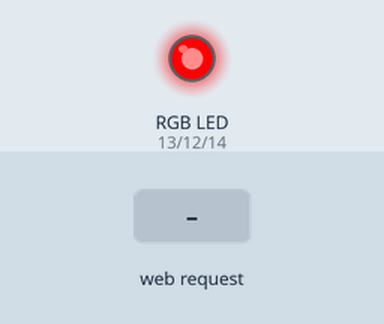
The sketch below on a simulated ESP8266 (NodeMCU). Shown: an RGB LED mixed from three pins (HIGH = lit). Inputs (shaded band) come from the test bench. WiFi joins after 1.5 s; servers stay silent unless stated; random numbers use the default seed unless the sketch sets one; what the sketch prints to the serial monitor is not drawn.

Above: at 0.9 s.
At 9.8 s:
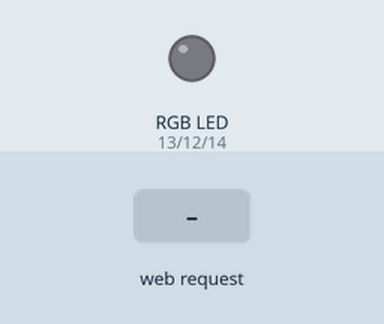
9.9 s: HTTP request GET /?L= received
Timing chart, 0 to 12.9 s (numbered marks = the images above; inputs shaded):
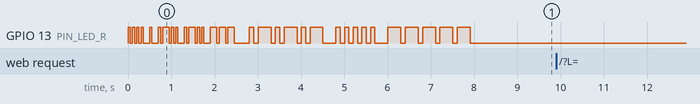

Measured:
- after the input at 9.9 s, every drawn part: stays the same

The sketch:

example16f_led.ino
```cpp
// (licence header left out)
#include <ESP8266WiFi.h>                    // Wi-Fi機能を利用するために必要
extern "C" {
#include "user_interface.h"                 // ESP8266用の拡張IFライブラリ
}
#define PIN_LED_R 13                        // IO 13(5番ピン)にLEDを接続する
#define PIN_LED_G 12                        // IO 12(4番ピン)にLEDを接続する
#define PIN_LED_B 14                        // IO 14(3番ピン)にLEDを接続する
#define TIMEOUT 20000                       // タイムアウト 20秒
#define SSID "1234ABCD"                     // 無線LANアクセスポイントのSSID
#define PASS "password"                     // パスワード
WiFiServer server(80);                      // Wi-Fiサーバ(ポート80=HTTP)定義
int ledR=0;                                 // 現在のLEDの輝度(0は消灯)
int ledG=0;                                 // 現在のLEDの輝度(0は消灯)
int ledB=0;                                 // 現在のLEDの輝度(0は消灯)
int target=0;                               // LED設定値(0は消灯)

void setup(){                               // 起動時に一度だけ実行する関数
    pinMode(PIN_LED_R,OUTPUT);              // LED_Rを接続したポートを出力に
    pinMode(PIN_LED_G,OUTPUT);              // LED_Gを接続したポートを出力に
    pinMode(PIN_LED_B,OUTPUT);              // LED_Bを接続したポートを出力に
    Serial.begin(9600);                     // 動作確認のためのシリアル出力開始
    Serial.println("Example 16 LED HTTP");  // 「Example 16」をシリアル出力表示
    wifi_set_sleep_type(LIGHT_SLEEP_T);     // 省電力モードに設定する
    WiFi.mode(WIFI_STA);                    // 無線LANをSTAモードに設定
    WiFi.begin(SSID,PASS);                  // 無線LANアクセスポイントへ接続
    morse(PIN_LED_R,50,"HELLO");            // 「HELLO」をモールス信号出力
    while(WiFi.status() != WL_CONNECTED){   // 接続に成功するまで待つ
        Serial.print('.');                  // 進捗表示
        digitalWrite(PIN_LED_G,!digitalRead(PIN_LED_G));    // LEDの点滅
        delay(500);                         // 待ち時間処理
    }
    server.begin();                         // サーバを起動する
    Serial.println("\nStarted");            // 起動したことをシリアル出力表示
    Serial.println(WiFi.localIP());         // 本機のIPアドレスをシリアル出力
    morseIp0(PIN_LED_R,100,WiFi.localIP()); // IPアドレス終値をモールス信号出力
}

void loop(){                                // 繰り返し実行する関数
    WiFiClient client;                      // Wi-Fiクライアントの定義
    char c;                                 // 文字変数を定義
    char s[65];                             // 文字列変数を定義 65バイト64文字
    int len=0;                              // 文字列の長さカウント用の変数
    int t=0;                                // 待ち受け時間のカウント用の変数
    int postF=0;                            // POSTフラグ(0:未 1:POST 2:BODY)
    int postL=64;                           // POSTデータ長
    int pin=-1;

    client = server.available();            // 接続されたクライアントを生成
    if(client==0){
        if(target>1 && target<=10){         // 1よりも大きく10以下のとき
            ledR=ledCtrl(PIN_LED_R,ledR,23+random(0,target*100),20);
            ledG=ledCtrl(PIN_LED_G,ledG,23+random(0,target*100),20);
            ledB=ledCtrl(PIN_LED_B,ledB,23+random(0,target*100),20);
        }                                   // LEDの輝度を乱数値23～1023に設定
        return;                             // 非接続の時にloop()の先頭に戻る
    }
    Serial.println("Connected");            // 接続されたことをシリアル出力表示
    while(client.connected()){              // 当該クライアントの接続状態を確認
        if(client.available()){             // クライアントからのデータを確認
            t=0;                            // 待ち時間変数をリセット
            c=client.read();                // データを文字変数cに代入
            if(c=='\n'){                    // 改行を検出した時
                if(postF==0){               // ヘッダ処理
                    if(len>8 && strncmp(s,"GET /?L=",8)==0){
                        target=atoi(&s[8]); // 変数targetにデータ値を代入
                        pin=0;
                        break;              // 解析処理の終了
                    }else if(len>10 && strncmp(s,"GET /?RGB=",10)==0){
                        target=atoi(&s[10]); // 変数targetにデータ値を代入
                        pin=3;
                        break;              // 解析処理の終了
                    }else if(len>8 && strncmp(s,"GET /?R=",8)==0){
                        target=atoi(&s[8]); // 変数targetにデータ値を代入
                        pin=PIN_LED_R;
                        break;              // 解析処理の終了
                    }else if(len>8 && strncmp(s,"GET /?G=",8)==0){
                        target=atoi(&s[8]); // 変数targetにデータ値を代入
                        pin=PIN_LED_G;
                        break;              // 解析処理の終了
                    }else if(len>8 && strncmp(s,"GET /?B=",8)==0){
                        target=atoi(&s[8]); // 変数targetにデータ値を代入
                        pin=PIN_LED_B;
                        break;              // 解析処理の終了
                    }else if (len>5 && strncmp(s,"GET /",5)==0){
                        break;              // 解析処理の終了
                    }else if(len>6 && strncmp(s,"POST /",6)==0){
                        postF=1;            // POSTのBODY待ち状態へ
                    }
                }else if(postF==1){
                    if(len>16 && strncmp(s,"Content-Length: ",16)==0){
                        postL=atoi(&s[16]); // 変数postLにデータ値を代入
                    }
                }
                if( len==0 ) postF++;       // ヘッダの終了
                len=0;                      // 文字列長を0に
            }else if(c!='\r' && c!='\0'){
                s[len]=c;                   // 文字列変数に文字cを追加
                len++;                      // 変数lenに1を加算
                s[len]='\0';                // 文字列を終端
                if(len>=64) len=63;         // 文字列変数の上限
            }
            if(postF>=2){                   // POSTのBODY処理
                if(postL<=0){               // 受信完了時
                    if(len>2 && strncmp(s,"L=",2)==0){
                        target=atoi(&s[2]); // 変数targetに数字を代入
                        pin=0;
                    }else if(len>4 && strncmp(s,"RGB=",4)==0){
                        target=atoi(&s[4]); // 変数targetにデータ値を代入
                        pin=3;
                    }else if(len>2 && strncmp(s,"R=",2)==0){
                        target=atoi(&s[2]); // 変数targetにデータ値を代入
                        pin=PIN_LED_R;
                    }else if(len>2 && strncmp(s,"G=",2)==0){
                        target=atoi(&s[2]); // 変数targetにデータ値を代入
                        pin=PIN_LED_G;
                    }else if(len>2 && strncmp(s,"B=",2)==0){
                        target=atoi(&s[2]); // 変数targetにデータ値を代入
                        pin=PIN_LED_B;
                    }
                    break;                  // 解析処理の終了
                }
                postL--;                    // 受信済POSTデータ長の減算
            }
        }
        t++;                                // 変数tの値を1だけ増加させる
        if(t>TIMEOUT) break; else delay(1); // TIMEOUTに到達したらwhileを抜ける
    }
    if(client.connected()){                 // 当該クライアントの接続状態を確認
        t=0;
        if(target==0) t=0;
        if(target==1) t=1023;
        if(target<=0 && target>=-10) t=-100*target;
        if(pin==0){
            ledR=ledCtrl(PIN_LED_R,ledR,t,1000);
            ledG=ledCtrl(PIN_LED_G,ledG,t,1000);
            ledB=ledCtrl(PIN_LED_B,ledB,t,1000);
        }else if(pin==3 && target>=0 ){
            ledB=ledCtrl(PIN_LED_B,ledB,(target%10)*100,1000);
            target/=10;
            ledG=ledCtrl(PIN_LED_G,ledG,(target%10)*100,1000);
            target/=10;
            ledR=ledCtrl(PIN_LED_R,ledR,(target%10)*100,1000);
            target=999;
        }else{
            switch(pin){
                case PIN_LED_R:
                    ledR=ledCtrl(PIN_LED_R,ledR,t,1000);
                    break;
                case PIN_LED_G:
                    ledG=ledCtrl(PIN_LED_G,ledG,t,1000);
                    break;
                case PIN_LED_B:
                    ledB=ledCtrl(PIN_LED_B,ledB,t,1000);
                    break;
            }
        }
        html(client,target,ledR,ledG,ledB,WiFi.localIP()); // HTMLコンテンツ出力
    }                                       // 負のときは-100を掛けて出力
//  client.stop();                          // クライアントの切断
    Serial.println("Disconnected");         // シリアル出力表示
}
```

html.ino
```cpp
// (licence header left out)
void html(WiFiClient &client, int target, int R, int G, int B, uint32_t ip){
    char s[65],s_ip[16];

    sprintf(s_ip,"%d.%d.%d.%d",
        ip & 255,
        ip>>8 & 255,
        ip>>16 & 255,
        ip>>24
    );
    client.println("HTTP/1.1 200 OK");              // HTTP OKを応答
    client.println("Content-Type: text/html");      // HTMLコンテンツ
    client.println("Connection: close");            // 応答終了後にセッションを閉じる
    client.println();
    client.println("<html>");
    client.println("<head><title>Wi-Fi コンシェルジェ 照明担当</title>");
    client.println("<meta http-equiv=\"Content-type\" content=\"text/html; charset=UTF-8\">");
    client.println("</head>");
    client.println("<body>");
    client.println("<h3>RGB LED STATUS</h3>");
    if(target==0) sprintf(s,"<p>0 (LED OFF R=%d,G=%d,B=%d)</p>",R/100,G/100,B/100);
    if(target>0)  sprintf(s,"<p>1 (LED ON R=%d,G=%d,B=%d)</p>",R/100,G/100,B/100);
    if(target<0)  sprintf(s,"<p>%d (輝度=%d%% R=%d,G=%d,B=%d)</p>",target,-target*10,R/100,G/100,B/100);
    client.println(s);
    client.println("<hr>");
    client.println("<h3>HTTP GET</h3>");
    client.print("<p>http://");
    client.print(s_ip);
    client.println("/?L=n<br>(白色 n: 0=OFF, 1=ON, 2～10=キャンドル, -1～-10=輝度)</p>");
    sprintf(s,"<form method=\"GET\" action=\"http://%s/\">",s_ip);
    client.println(s);
    client.println("<input type=\"submit\" name=\"L\" value=\"0 (LED OFF)\">");
    client.println("<input type=\"submit\" name=\"L\" value=\"1 (LED ON)\">");
    client.println("<input type=\"submit\" name=\"L\" value=\"10 (キャンドル)\">");
    client.println("<input type=\"submit\" name=\"L\" value=\"-2 (輝度20%)\">");
    client.println("</form>");
    client.print("<p>http://");
    client.print(s_ip);
    client.println("/?RGB=nnn<br>(<font color=\"red\">R</font><font color=\"green\">G</font><font color=\"blue\">B</font>色)</p>");
    sprintf(s,"<form method=\"GET\" action=\"http://%s/\">",s_ip);
    client.println(s);
    client.println("<input type=\"submit\" name=\"RGB\" value=\"933 (赤)\" style=\"color:red\">");
    client.println("<input type=\"submit\" name=\"RGB\" value=\"951 (橙)\" style=\"color:orange\">");
    client.println("<input type=\"submit\" name=\"RGB\" value=\"771 (黄)\" style=\"color:yellow\">");
    client.println("<input type=\"submit\" name=\"RGB\" value=\"393 (緑)\" style=\"color:green\">");
    client.println("<input type=\"submit\" name=\"RGB\" value=\"339 (青)\" style=\"color:blue\">");
    client.println("<input type=\"submit\" name=\"RGB\" value=\"717 (紫)\" style=\"color:purple\">");
    client.println("</form>");
    client.print("<p>http://");
    client.print(s_ip);
    client.println("/?R=n<br>(<font color=\"red\">赤色</font>)</p>");
    sprintf(s,"<form method=\"GET\" action=\"http://%s/\">",s_ip);
    client.println(s);
    client.println("<input type=\"submit\" name=\"R\" value=\"0 (LED OFF)\" style=\"color:red\">");
    client.println("<input type=\"submit\" name=\"R\" value=\"-2 (輝度20%)\" style=\"color:red\">");
    client.println("<input type=\"submit\" name=\"R\" value=\"-4 (輝度40%)\" style=\"color:red\">");
    client.println("<input type=\"submit\" name=\"R\" value=\"-6 (輝度60%)\" style=\"color:red\">");
    client.println("<input type=\"submit\" name=\"R\" value=\"-8 (輝度80%)\" style=\"color:red\">");
    client.println("<input type=\"submit\" name=\"R\" value=\"1 (LED ON)\" style=\"color:red\">");
    client.println("</form>");
    client.print("<p>http://");
    client.print(s_ip);
    client.println("/?G=n<br>(<font color=\"green\">緑色</font>)</p>");
    sprintf(s,"<form method=\"GET\" action=\"http://%s/\">",s_ip);
    client.println(s);
    client.println("<input type=\"submit\" name=\"G\" value=\"0 (LED OFF)\" style=\"color:green\">");
    client.println("<input type=\"submit\" name=\"G\" value=\"-2 (輝度20%)\" style=\"color:green\">");
    client.println("<input type=\"submit\" name=\"G\" value=\"-4 (輝度40%)\" style=\"color:green\">");
    client.println("<input type=\"submit\" name=\"G\" value=\"-6 (輝度60%)\" style=\"color:green\">");
    client.println("<input type=\"submit\" name=\"G\" value=\"-8 (輝度80%)\" style=\"color:green\">");
    client.println("<input type=\"submit\" name=\"G\" value=\"1 (LED ON)\" style=\"color:green\">");
    client.println("</form>");
    client.print("<p>http://");
    client.print(s_ip);
    client.println("/?B=n<br>(<font color=\"blue\">青色</font>)</p>");
    sprintf(s,"<form method=\"GET\" action=\"http://%s/\">",s_ip);
    client.println(s);
    client.println("<input type=\"submit\" name=\"B\" value=\"0 (LED OFF)\" style=\"color:blue\">");
    client.println("<input type=\"submit\" name=\"B\" value=\"-2 (輝度20%)\" style=\"color:blue\">");
    client.println("<input type=\"submit\" name=\"B\" value=\"-4 (輝度40%)\" style=\"color:blue\">");
    client.println("<input type=\"submit\" name=\"B\" value=\"-6 (輝度60%)\" style=\"color:blue\">");
    client.println("<input type=\"submit\" name=\"B\" value=\"-8 (輝度80%)\" style=\"color:blue\">");
    client.println("<input type=\"submit\" name=\"B\" value=\"1 (LED ON)\" style=\"color:blue\">");
    client.println("</form>");
    client.println("</body>");
    client.println("</html>");
    sprintf(s,"LED=%d",target);         // 変数sに「LED=」とtarget値を代入
    Serial.println(s);                  // シリアルへコンテンツを出力
}
```

ledCtrl.ino
```cpp
// (licence header left out)
int ledCtrl(int pin,int start,int end,int speed){   // ledのアナログ制御用の関数
    int i;                                  // (startからendへ輝度を推移する)
    if(speed<1)speed=1;
    if(start<=end){
        if(start<1) start=1;
        if(end>1023) end=1023;
        for(i=start;i<end;i<<=1){
            analogWrite(pin,i);
            delay(100/speed);
        }
    }else{
        if(start>1023) start=1023;
        if(end<0) end=0;
        for(i=start;i>end;i>>=1){
            analogWrite(pin,i);
            delay(100/speed);
        }
    }
    analogWrite(pin,end);
    return(end);
}
```

morse.ino
```cpp
// (licence header left out)
/*
本スケッチは下記からダウンロードしたものを改変して作成しました。

http://darashi.net/2012/02/23/arduino-hello-world.html
HELLO WORLD from Arduino
Feb 23 2012.
darashi/hello.c

Yoji Shidara (https://github.com/darashi)
*/

// #define LED 13
// #define T 100 // speed

const char morse_pattern[26][5] = {
    "._", "_...", "_._.", "_..", ".", ".._.", "__.",
    "....", "..", ".___", "_._", "._..", "__",
    "_.", "___", ".__.", "__._", "._.", "...", "_",
    ".._", "..._", ".__", "_.._", "__._", "__.."
};


/*
void setup() {
    pinMode(LED, OUTPUT);
    digitalWrite(LED, LOW);
    delay(T*7);
}
*/

void morse_delay(int time){
    if(time > 10) for(int i=0;i<time/10;i++){
        delay(10);
        ESP.wdtFeed();
    }
    delay(time%10);
    ESP.wdtFeed();
}

void morse(int output, int time, const char *str) {
    int i, j;
    char num[6]="_____";
    char morse_dot[7]="._._._";
    char *pattern;

    for (i=0; i<strlen(str); i++) {
        char *c = (char *)str+i;
        pattern=0;
        if ('A' <= *c && *c <= 'Z') pattern = (char *)morse_pattern[*c - 'A'];
        if ('a' <= *c && *c <= 'z') pattern = (char *)morse_pattern[*c - 'a'];
        if ('0' <= *c && *c <= '5'){
            for(j=0;j<5;j++) if( (int)(*c - '0') >= j+1 ) num[j]='.'; else num[j]='_';
            pattern = num;
        }
        if ('6' <= *c && *c <= '9'){
            for(j=0;j<5;j++) if( (int)(*c - '0') >= j+6 ) num[j]='_'; else num[j]='.';
            pattern = num;
        }
        if ( *c == '.') pattern=morse_dot;
        if(pattern){
            for (j=0; j<strlen(pattern); j++) {
                digitalWrite(output, HIGH);
                if(pattern[j] == '.') {
                    morse_delay(time);
                    Serial.print('.');
                }
                else {
                    morse_delay(3 * time);
                    Serial.print('_');
                }
                digitalWrite(output, LOW);
                morse_delay(time);
            }
            morse_delay(2 * time);
        } else {
            morse_delay(3 * time);
        }
        Serial.print(' ');
    }
    Serial.println();
    morse_delay(4 * time);
    Serial.println("Done Morse");
}

/*
void loop() {
    char *str = "HELLO WORLD";
    morse(LED, T, str);
}
*/

void morseIp(int output, int time, uint32_t ip){
    byte i,j;
    char s[17];

    sprintf(s,"%d.%d.%d.%d",
        ip & 255,
        ip>>8 & 255,
        ip>>16 & 255,
        ip>>24
    );
    morse(output, time, s);
}

void morseIp0(int output, int time, uint32_t ip){
    byte i,j;
    char s[17];

    sprintf(s,".%i",
        ip>>24
    );
    morse(output, time, s);
}
```
